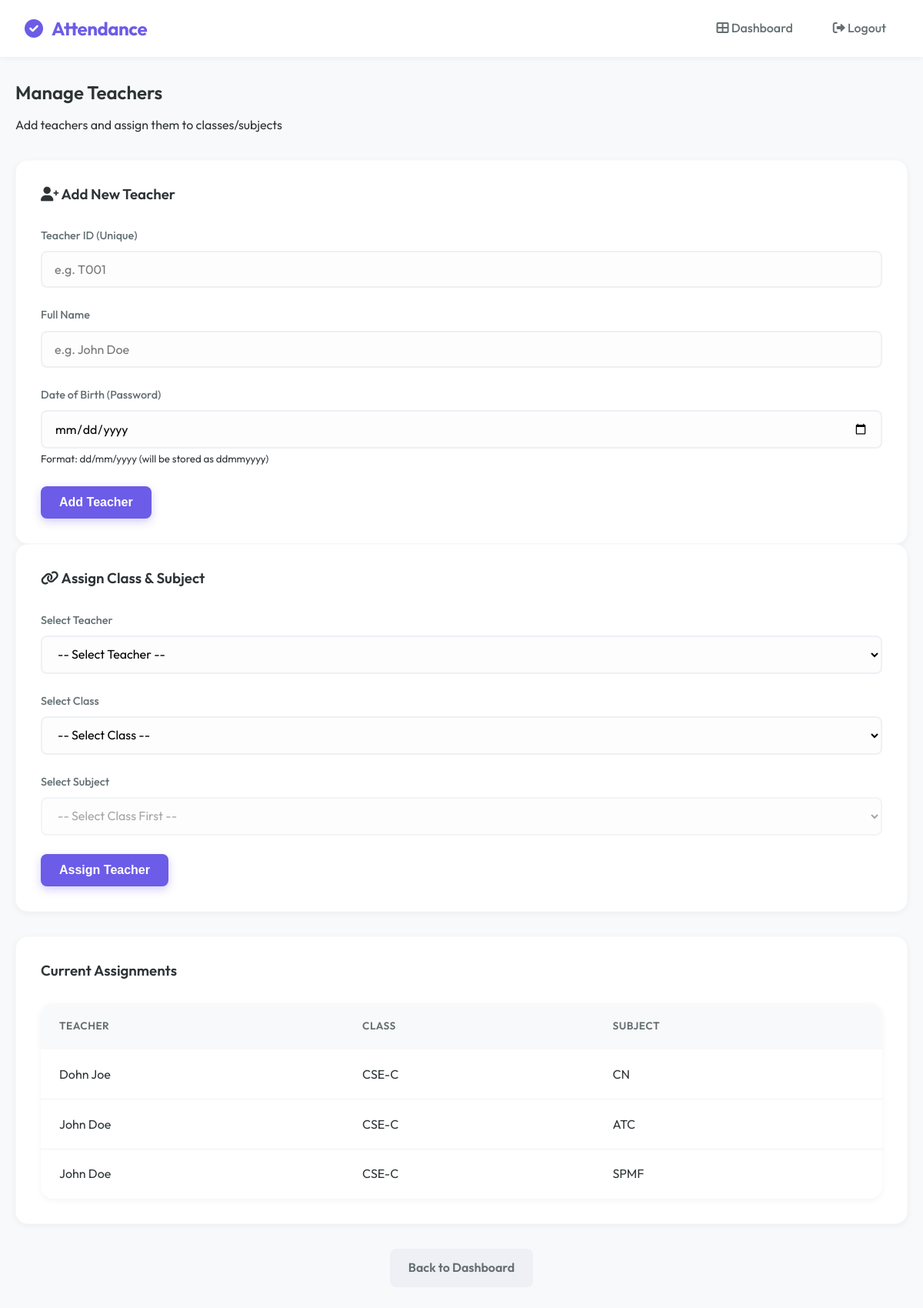
The app's page /admin/manage_teachers (signed in) with its own data.
### tables this page shows
CREATE TABLE teacher_assignments (
        id INTEGER PRIMARY KEY AUTOINCREMENT,
        teacher_id TEXT,
        class_id INTEGER,
        subject TEXT
    );

CREATE TABLE teachers (
        id INTEGER PRIMARY KEY AUTOINCREMENT,
        teacher_id TEXT UNIQUE,
        name TEXT,
        dob TEXT
    );

CREATE TABLE classes (
        id INTEGER PRIMARY KEY AUTOINCREMENT,
        class_name TEXT
    );

### app.py (the view)
@app.route("/admin/manage_teachers")
def manage_teachers():
    if session.get("role") != "admin":
        return "Unauthorized", 403
    conn = sqlite3.connect('attendance.db')
    c = conn.cursor()
    c.execute("SELECT * FROM teachers ORDER BY name")
    teachers = c.fetchall()
    c.execute("SELECT id, class_name FROM classes ORDER BY class_name")
    classes = c.fetchall()
    c.execute("""
        SELECT ta.id, t.name, c.class_name, ta.subject
        FROM teacher_assignments ta
        JOIN teachers t ON ta.teacher_id = t.teacher_id
        JOIN classes c ON ta.class_id = c.id
        ORDER BY t.name, c.class_name
    """)
    assignments = c.fetchall()
    conn.close()
    return render_template("manage_teachers.html", teachers=teachers, classes=classes, assignments=assignments)

### templates/manage_teachers.html (shortened to what this page needs)
{% extends "base.html" %}
{% block content %}
<div class="mb-4">
    <h2>Manage Teachers</h2>
    <p class="text-muted">Add teachers and assign them to classes/subjects</p>
</div>
<div class="grid" style="grid-template-columns: 1fr 1fr; gap: 40px;">
    <div class="card">
        <h3><i class="fas fa-user-plus"></i> Add New Teacher</h3>
        <form action="/add_teacher" method="POST" class="mt-4">
            <div class="form-group">
                <label>Teacher ID (Unique)</label>
                <input type="text" name="teacher_id" required placeholder="e.g. T001">
            </div>
            <div class="form-group">
                <label>Full Name</label>
                <input type="text" name="name" required placeholder="e.g. John Doe">
            </div>
            <div class="form-group">
                <label>Date of Birth (Password)</label>
                <input type="date" name="dob" required>
                <small class="text-muted">Format: dd/mm/yyyy (will be stored as ddmmyyyy)</small>
            </div>
            <button type="submit" class="btn btn-primary">Add Teacher</button>
        </form>
    </div>
    <div class="card">
        <h3><i class="fas fa-link"></i> Assign Class & Subject</h3>
        <form action="/assign_teacher" method="POST" class="mt-4">
            <div class="form-group">
                <label>Select Teacher</label>
                <select name="teacher_id" required>
                    <option value="">-- Select Teacher --</option>
                </select>
            </div>
            <div class="form-group">
                <label>Select Class</label>
                <select name="class_id" id="classSelect" required onchange="loadSubjects()">
                    <option value="">-- Select Class --</option>
                </select>
            </div>
            <div class="form-group">
                <label>Select Subject</label>
                <select name="subject" id="subjectSelect" required disabled>
                    <option value="">-- Select Class First --</option>
                </select>
            </div>
            <button type="submit" class="btn btn-primary">Assign Teacher</button>
        </form>
    </div>
</div>
<div class="card mt-4">
    <h3>Current Assignments</h3>
    <div class="table-container">
        <table>
            <thead>
                <tr>
                    <th>Teacher</th>
                    <th>Class</th>
                    <th>Subject</th>
                </tr>
            </thead>
            <tbody>
                {% for assignment in assignments %}
                <tr>
                    <td>{{ assignment[1] }}</td>
                    <td>{{ assignment[2] }}</td>
                    <td>{{ assignment[3] }}</td>
                </tr>
                {% else %}
                <tr>
                    <td colspan="3" class="text-center text-muted">No assignments found</td>
                </tr>
                {% endfor %}
            </tbody>
        </table>
    </div>
</div>
<div class="text-center mt-4">
    <a href="/dashboard" class="btn btn-secondary">Back to Dashboard</a>
</div>
{% endblock %}

### static/style.css (style rules this page uses)
:root { --primary: #6c5ce7; --primary-hover: #5b4cc4; --primary-light: #a29bfe; --secondary: #00cec9; --accent: #fd79a8; --bg-body: #f8f9fa; --bg-surface: #ffffff; --bg-glass: rgba(255, 255, 255, 0.8); --text-main: #2d3436; --text-muted: #636e72; --text-light: #ffffff; --success: #00b894; --error: #d63031; --warning: #fdcb6e; --radius-sm: 8px; --radius-md: 16px; --radius-lg: 24px; --shadow-sm: 0 2px 8px rgba(0, 0, 0, 0.05); --shadow-md: 0 8px 24px rgba(0, 0, 0, 0.08); --shadow-lg: 0 16px 48px rgba(0, 0, 0, 0.1); --transition: all 0.3s cubic-bezier(0.4, 0, 0.2, 1); }
* { margin: 0; padding: 0; box-sizing: border-box; }
body { font-family: 'Outfit', sans-serif; background-color: var(--bg-body); color: var(--text-main); line-height: 1.6; min-height: 100vh; display: flex; flex-direction: column; }
h1, h2, h3, h4, h5, h6 { font-weight: 600; line-height: 1.2; margin-bottom: 1rem; color: var(--text-main); }
a { text-decoration: none; color: var(--primary); transition: var(--transition); }
.card { background: var(--bg-surface); border-radius: var(--radius-md); padding: 2rem; box-shadow: var(--shadow-sm); transition: var(--transition); border: 1px solid rgba(0, 0, 0, 0.02); }
.form-group { margin-bottom: 1.5rem; }
label { display: block; margin-bottom: 0.5rem; font-weight: 500; color: var(--text-muted); font-size: 0.9rem; }
input, select, textarea { width: 100%; padding: 12px 16px; border: 2px solid #eef0f5; border-radius: var(--radius-sm); font-family: inherit; font-size: 1rem; transition: var(--transition); background: #fdfdfd; }
.btn { display: inline-flex; align-items: center; justify-content: center; padding: 12px 24px; border-radius: var(--radius-sm); font-weight: 600; cursor: pointer; border: none; transition: var(--transition); font-size: 1rem; gap: 8px; }
.btn-primary { background: var(--primary); color: white; box-shadow: 0 4px 12px rgba(108, 92, 231, 0.3); }
.btn-secondary { background: #eef0f5; color: var(--text-muted); }
.table-container { background: var(--bg-surface); border-radius: var(--radius-md); box-shadow: var(--shadow-sm); overflow: hidden; margin-top: 2rem; }
table { width: 100%; border-collapse: collapse; }
th { background: #f8f9fa; padding: 1.2rem 1.5rem; text-align: left; font-weight: 600; color: var(--text-muted); font-size: 0.85rem; text-transform: uppercase; letter-spacing: 0.5px; }
td { padding: 1.2rem 1.5rem; border-bottom: 1px solid #f1f2f6; color: var(--text-main); }
tr:last-child td { border-bottom: none; }
.text-center { text-align: center; }
.mt-4 { margin-top: 2rem; }
.mb-4 { margin-bottom: 2rem; }
.table-container { background: var(--bg-surface); border-radius: var(--radius-md); box-shadow: var(--shadow-sm); overflow-x: auto; margin-top: 2rem; }

### records on screen
teacher_assignments: name "Dohn Joe", class_name "CSE-C", subject "CN"
teacher_assignments: name "John Doe", class_name "CSE-C", subject "ATC"
teacher_assignments: name "John Doe", class_name "CSE-C", subject "SPMF"
